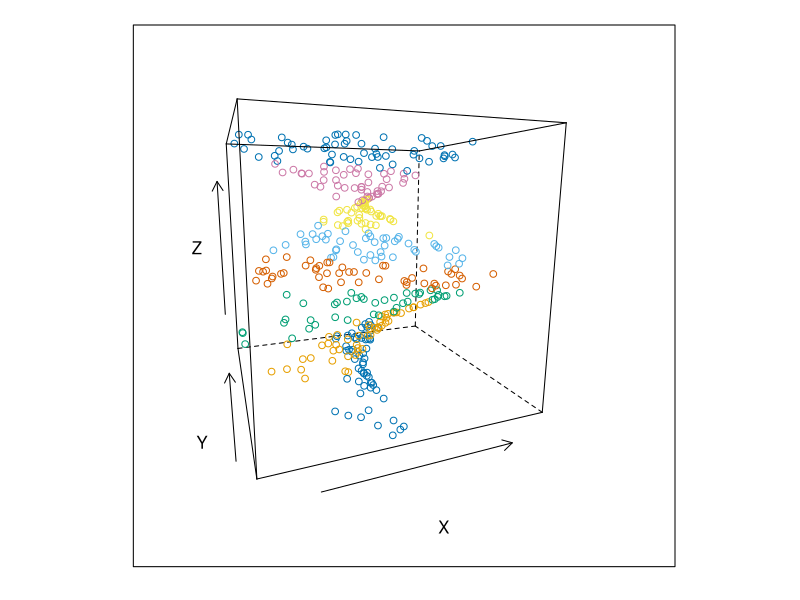
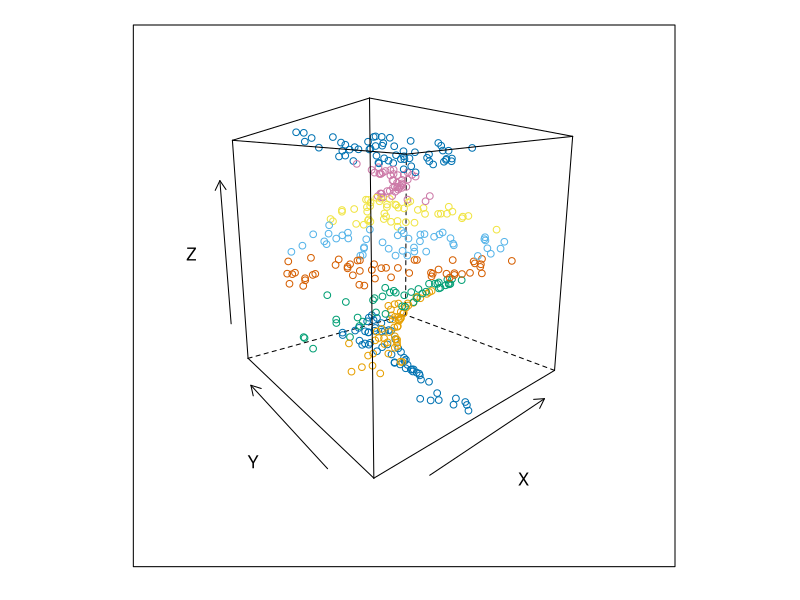
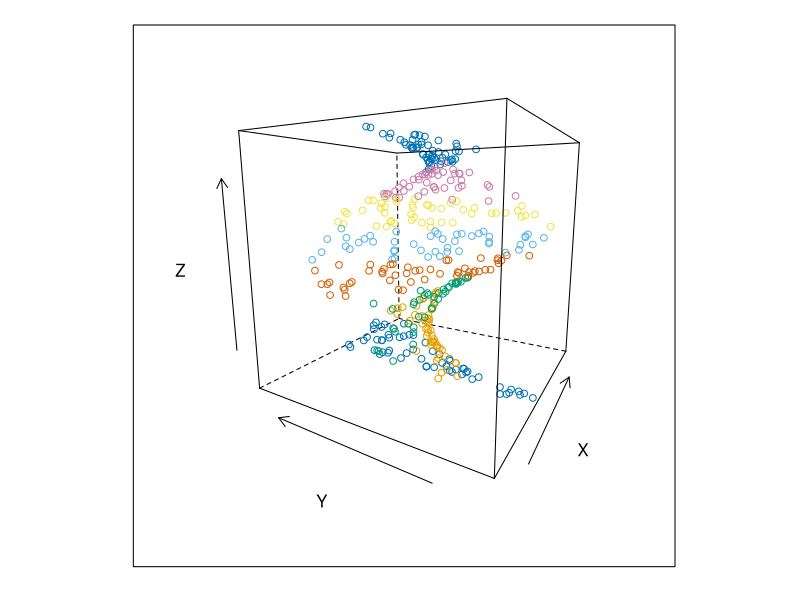
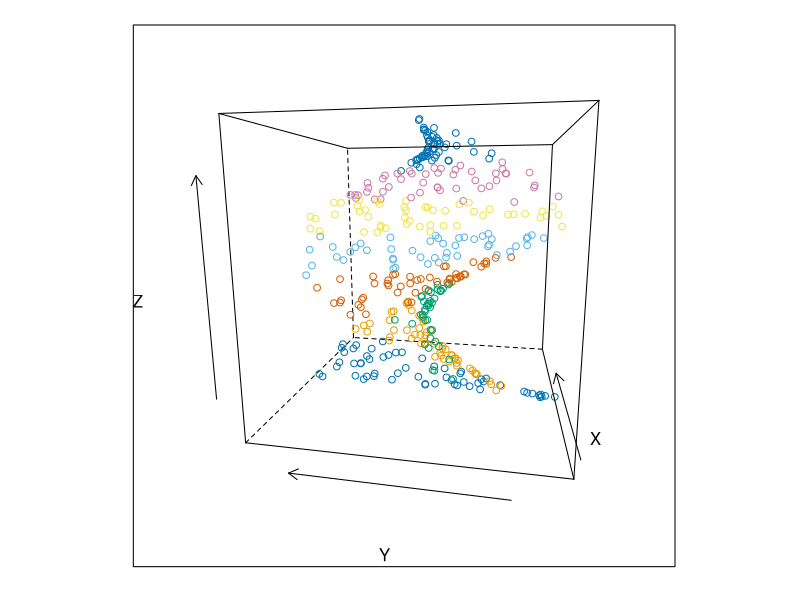
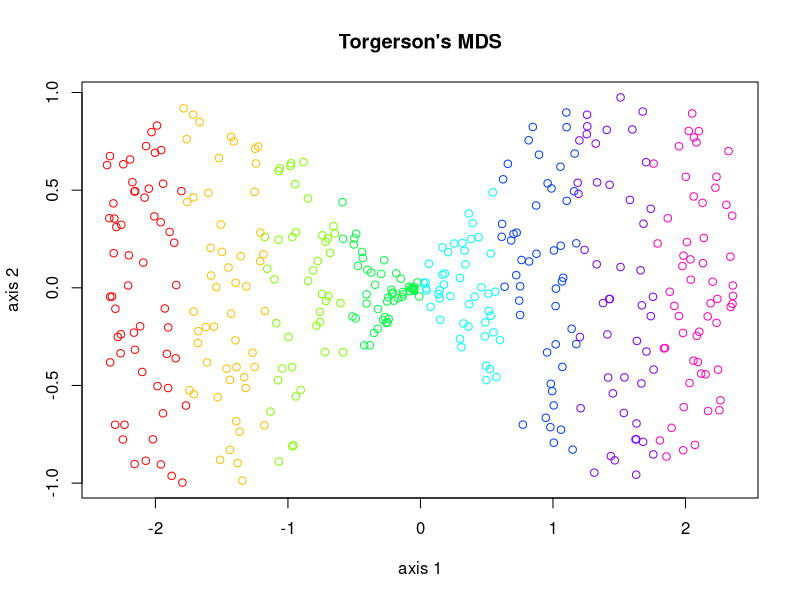
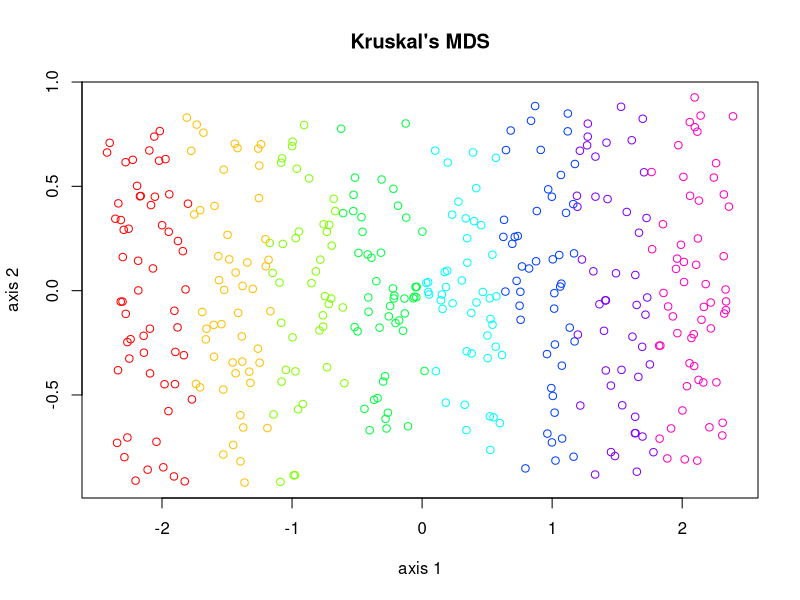

Here is the R script that generated these plots, in order:
### 多次元尺度構成法の例
### - 人工データによる計量的・非計量的方法の比較

## パッケージの読み込み
require(MASS)
require(lattice)

## 3次元データの作成 (格子状に作成してサンプルする)
## 3次元空間内に2次元の曲面を埋め込む
s <- seq(0, 1.5*pi, length=1000)
mydata <- do.call('rbind',
                  lapply(s, function(t){
                      data.frame(
                          X=seq(sin(t), -sin(t), length=100), 
                          Y=seq(cos(t), -cos(t), length=100), 
                          Z=t)}
                      )
                  )
mydata$class <- rep(1:8, each=100*1000/8)
mydata <- mydata[sample(nrow(mydata),400),]

## 人工データの視覚化: 図(a-d)
for (i in seq(20,80,by=20)) { 
    print(cloud(Z ~ X + Y, data=mydata, groups=class,
                screen=list(z=i, x=-80),distance=.6))
}

## ユークリッド距離の計算
dst <- dist(mydata[,1:3])

## 計量的方法: 図(e)
plot(cmdscale(dst),col=rainbow(8)[mydata$class],
     xlab="axis 1", ylab="axis 2",
     main="Torgerson's MDS")
## 曲面のねじれのため一部の構造がつぶれている

## 非計量的方法: 図(f)
plot(isoMDS(dst)$points,col=rainbow(8)[mydata$class],
     xlab="axis 1", ylab="axis 2",
     main="Kruskal's MDS")
## 曲面を平面上に引き伸ばした尺度が構成されている
